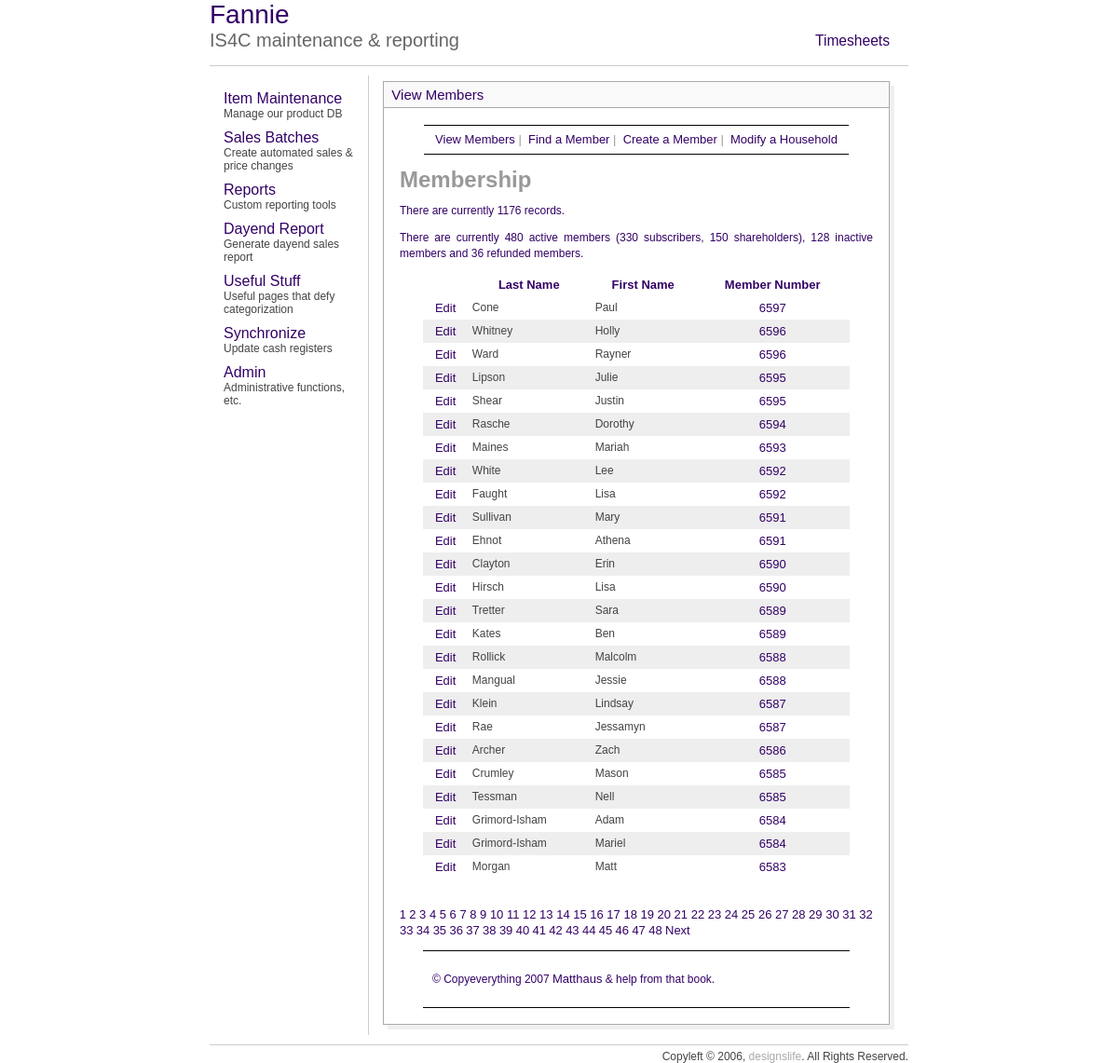
/mem/view_members.php, run on the app's committed database.
### tables this page shows
CREATE TABLE `custdata` (
  `CardNo` int(8) default NULL,
  `personNum` tinyint(4) NOT NULL default '1',
  `LastName` varchar(30) default NULL,
  `FirstName` varchar(30) default NULL,
  `CashBack` double NOT NULL default '60',
  `Balance` double NOT NULL default '0',
  `Discount` smallint(6) default NULL,
  `MemDiscountLimit` double NOT NULL default '0',
  `ChargeOk` tinyint(4) NOT NULL default '1',
  `WriteChecks` tinyint(4) NOT NULL default '1',
  `StoreCoupons` tinyint(4) NOT NULL default '1',
  `Type` varchar(10) NOT NULL default 'pc',
  `memType` tinyint(4) default NULL,
  `staff` tinyint(4) NOT NULL default '0',
  `SSI` double NOT NULL default '0',
  `Purchases` double NOT NULL default '0',
  `NumberOfChecks` smallint(6) NOT NULL default '0',
  `memCoupons` int(11) NOT NULL default '1',
  `blueLine` varchar(50) default NULL,
  `Shown` tinyint(4) NOT NULL default '1',
  `id` int(11) NOT NULL auto_increment,
  `modified` datetime NOT NULL,
  PRIMARY KEY  (`id`),
  KEY `LastName` (`LastName`),
  KEY `CardNo_2` (`CardNo`,`memType`,`staff`,`id`,`personNum`)
);

### mem/view_members.php (the view, shortened to what this page needs)
<?php
echo'<h1 id="mainhead">Membership</h1>';
require_once ('../includes/mysqli_connect.php');
mysqli_select_db($db_slave, 'is4c_op');
$display = 25;
$query = "SELECT COUNT(id) FROM custdata ORDER BY cardno ASC";
$result = mysqli_query($db_slave, $query);
$row = mysqli_fetch_array($result, MYSQLI_NUM);
$num_records = $row[0];
$activeQ = "SELECT * FROM custdata WHERE memType in (1,2) AND cardno <> 3000 GROUP BY cardno";
$subscribersQ = "SELECT * FROM custdata WHERE memType = 2 AND cardno <> 3000 GROUP BY cardno";
$shareholdersQ = "SELECT * FROM custdata WHERE memType = 1 AND cardno <> 3000 GROUP BY cardno";
$inactiveQ = "SELECT * FROM custdata WHERE memType = 5 AND cardno <> 3000 GROUP BY cardno";
$refundQ = "SELECT * FROM custdata WHERE memType = 4 AND cardno <> 3000 GROUP BY cardno";
$activeR = mysqli_query($db_slave, $activeQ);
$inactiveR = mysqli_query($db_slave, $inactiveQ);
$refundR = mysqli_query($db_slave, $refundQ);
$subscribersR = mysqli_query($db_slave, $subscribersQ);
$shareholdersR = mysqli_query($db_slave, $shareholdersQ);
$subscribers = mysqli_num_rows($subscribersR);
$shareholders = mysqli_num_rows($shareholdersR);
$active = mysqli_num_rows($activeR);
$inactive = mysqli_num_rows($inactiveR);
$refund = mysqli_num_rows($refundR);
if (isset($_GET['np'])) {
	$num_pages = $_GET['np'];
} else {
	if ($num_records > $display) {
		$num_pages = ceil ($num_records/$display);
	} else {
		$num_pages = 1;
	}
}
if (isset($_GET['s'])) {
	$start = $_GET['s'];
} else {
	$start = 0;
}
$link1 = "{$_SERVER['PHP_SELF']}?sort=lna";
$link2 = "{$_SERVER['PHP_SELF']}?sort=fna";
$link3 = "{$_SERVER['PHP_SELF']}?sort=cna";
if (isset($_GET['sort'])) {
	switch ($_GET['sort']) {
		case 'lna':
		$order_by = 'LastName ASC';
		$link1 = "{$_SERVER['PHP_SELF']}?sort=lnd";
		break;
		case 'lnd':
		$order_by = 'LastName DESC';
		$link1 = "{$_SERVER['PHP_SELF']}?sort=lna";
		break;
		case 'fna':
		$order_by = 'FirstName ASC';
		$link2 = "{$_SERVER['PHP_SELF']}?sort=fnd";
		break;
		case 'fnd':
		$order_by = 'FirstName DESC';
		$link2 = "{$_SERVER['PHP_SELF']}?sort=fna";
		break;
		case 'cna':
		$order_by = 'CardNo ASC';
		$link3 = "{$_SERVER['PHP_SELF']}?sort=drd";
		break;
		case 'cnd':
		$order_by = 'CardNo DESC';
		$link3 = "{$_SERVER['PHP_SELF']}?sort=dra";
		break;
		default:
		$order_by = 'CardNo DESC';
		break;
	}
	$sort = $_GET['sort'];
} else {
	$order_by = 'CardNo DESC';
	$sort = 'cnd';
}
$query = "SELECT LastName, FirstName, CardNo, id FROM custdata WHERE CardNo != 9999 AND CardNo != 99999 ORDER BY $order_by LIMIT $start, $display";
$result = mysqli_query($db_slave, $query);
echo "<p>There are currently $num_records records.</p>\n";
echo "<p>There are currently $active active members ($subscribers subscribers, $shareholders shareholders), $inactive inactive members and $refund refunded members.</p>\n";
echo '<table align="center" width="90%" cellspacing="0" cellpadding="5">
<tr>
<td align="center"><b></b></td>
<td align="center"><b><a href="' . $link1 . '&s=' . $start . '&np=' . $num_pages . '">Last Name</a></b></td>
<td align="center"><b><a href="' . $link2 . '&s=' . $start . '&np=' . $num_pages . '">First Name</a></b></td>
<td align="center"><b><a href="' . $link3 . '&s=' . $start . '&np=' . $num_pages . '">Member Number</a></b></td>
</tr>';
$bg = '#eeeeee';
while ($row = mysqli_fetch_array ($result, MYSQLI_ASSOC)) {
	$bg = ($bg=='#eeeeee' ? '#ffffff' : '#eeeeee');
	echo '<tr bgcolor="' . $bg . '">
	<td align="center"><a href="edit_member.php?id=' . $row['id'] . '">Edit</a></td>
	<td align="left">' . $row['LastName'] . '</td>
	<td align="left">' . $row['FirstName'] . '</td>
	<td align="center"><a href="modify_household.php?cardno=' . $row['CardNo'] . '">' . $row['CardNo'] . ' </a></td>
	</tr>';
}
echo '</table>';
if ($num_pages > 1) {
	echo '<br /><p>';
	$current_page = ($start/$display) + 1;
	for ($i = 1; $i <= $num_pages; $i++) {
		if ($i != $current_page) {
		echo '<a href="view_members.php?s=' . ($display * ($i - 1)) . '&np=' . $num_pages . '&sort=' . $sort . '">' . $i . '</a> ';
		} else {
			echo $i . ' ';
		}
	}
	if ($current_page != $num_pages) {
		echo '<a href="view_members.php?s=' . ($start + $display) . '&np=' . $num_pages . '&sort=' . $sort . '">Next</a> ';
	}
	echo '</p>';
}
?>

### includes/style.css (style rules this page uses)
p { font: "Arial,Lucida"; color:330066; font-size: 1em; line-height: 1.4em; }
body { font-family:arial; font-size:12px; cursor:default; color:AAAAAA; }
td { font-family:arial; font-size:12px; cursor:default; color:444444; }
a { color:330066; text-decoration:none; font-size:13px }

### mem/includes/layout.css (style rules this page uses)
body { font: 12px "Lucida Sans Unicode", Verdana, sans-serif; color: #333333; background: #FFF; margin: 0; padding: 0; }
#wrapper { margin: 0 auto; }
#content { margin: 0 25px 0 25px; padding: 1px; }
div#navbar1 { height: 30px; width: 100%; border-top: solid #000 1px; border-bottom: solid #000 1px; font-family: Arial, Helvetica, sans-serif; font-size: small; text-align: center; padding: 0px; margin: 0px; white-space: nowrap; line-height: 30px; }
#footer { border-bottom: 1px solid #000; border-top: 1px solid #000; margin: 0 25px 0 25px; padding: 10px; }

### data on the page
custdata: LastName "Cone", FirstName "Paul", CardNo "6597"
custdata: LastName "Whitney", FirstName "Holly", CardNo "6596"
custdata: LastName "Ward", FirstName "Rayner", CardNo "6596"
custdata: LastName "Lipson", FirstName "Julie", CardNo "6595"
custdata: LastName "Shear", FirstName "Justin", CardNo "6595"
custdata: LastName "Rasche", FirstName "Dorothy", CardNo "6594"
custdata: LastName "Maines", FirstName "Mariah", CardNo "6593"
custdata: LastName "White", FirstName "Lee", CardNo "6592"
custdata: LastName "Faught", FirstName "Lisa", CardNo "6592"
custdata: LastName "Sullivan", FirstName "Mary", CardNo "6591"
custdata: LastName "Ehnot", FirstName "Athena", CardNo "6591"
custdata: LastName "Clayton", FirstName "Erin", CardNo "6590"
custdata: LastName "Hirsch", FirstName "Lisa", CardNo "6590"
custdata: LastName "Tretter", FirstName "Sara", CardNo "6589"
custdata: LastName "Kates", FirstName "Ben", CardNo "6589"
custdata: LastName "Rollick", FirstName "Malcolm", CardNo "6588"
custdata: LastName "Mangual", FirstName "Jessie", CardNo "6588"
custdata: LastName "Klein", FirstName "Lindsay", CardNo "6587"
custdata: LastName "Rae", FirstName "Jessamyn", CardNo "6587"
custdata: LastName "Archer", FirstName "Zach", CardNo "6586"
custdata: LastName "Crumley", FirstName "Mason", CardNo "6585"
custdata: LastName "Tessman", FirstName "Nell", CardNo "6585"
custdata: LastName "Grimord-Isham", FirstName "Adam", CardNo "6584"
custdata: LastName "Grimord-Isham", FirstName "Mariel", CardNo "6584"
custdata: LastName "Morgan", FirstName "Matt", CardNo "6583"

### other printed values
$num_records "1176"
$active "480"
$subscribers "330"
$shareholders "150"
$inactive "128"
$refund "36"
